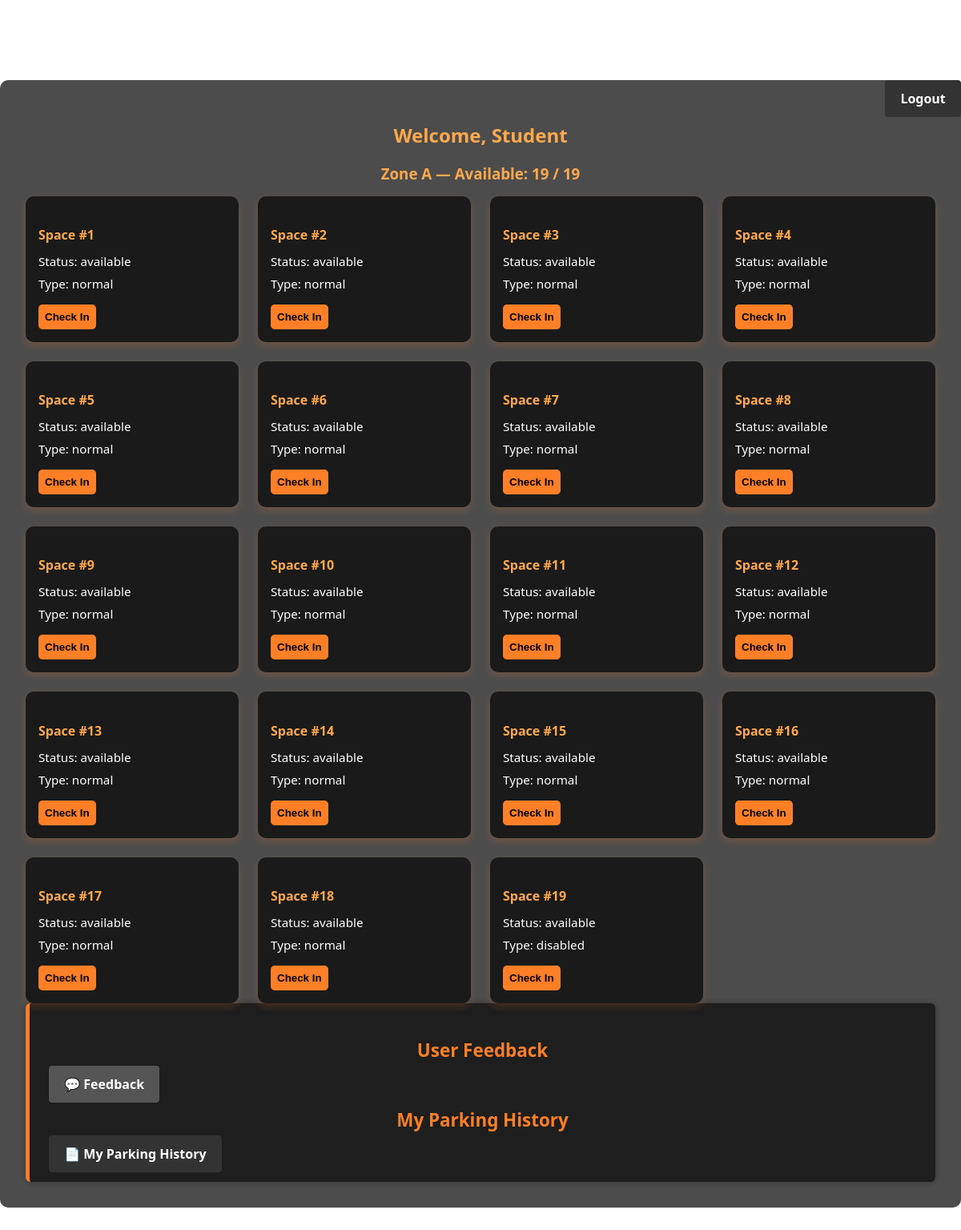
/student_dashboard.php (signed in), run on the app's committed database.
### tables this page shows
CREATE TABLE `zone` (
  `zoneID` char(1) NOT NULL,
  `zoneName` varchar(50) NOT NULL,
  `capacity` int(11) NOT NULL,
  `availableSpace` int(11) NOT NULL,
  `Role` enum('student','staff','visitor') NOT NULL
);

CREATE TABLE `parkingspace` (
  `spaceID` int(11) NOT NULL,
  `zoneID` char(1) DEFAULT NULL,
  `status` enum('available','occupied') DEFAULT 'available',
  `type` varchar(50) DEFAULT NULL,
  `userID` int(11) DEFAULT NULL
);

### student_dashboard.php (the view, shortened to what this page needs)
<?php
require_once "includes/db_connect.php";
$role = $_SESSION["role"];
$zoneStmt = $conn->prepare("SELECT * FROM Zone WHERE role = ?");
$zoneStmt->bind_param("s", $role);
$zoneStmt->execute();
$zoneResult = $zoneStmt->get_result();
$zone = $zoneResult->fetch_assoc();
$availableStmt = $conn->prepare("SELECT COUNT(*) AS availableCount FROM ParkingSpace WHERE zoneID = ? AND status = 'available'");
$availableStmt->bind_param("i", $zone["zoneID"]);
$availableStmt->execute();
$availableResult = $availableStmt->get_result();
$availableCount = $availableResult->fetch_assoc()["availableCount"];
$spaceStmt = $conn->prepare("SELECT * FROM ParkingSpace WHERE zoneID = ?");
$spaceStmt->bind_param("i", $zone["zoneID"]);
$spaceStmt->execute();
$spaces = $spaceStmt->get_result();
?>
<!DOCTYPE html>
<html lang="en">
<head>
    <a href="logout.php" class="btn danger" style="float:right;">Logout</a>
    <link rel="stylesheet" href="css/availability.css">
</head>
<body>
<div class="dashboard-container">
    <h2>Welcome, Student</h2>
   <h3><?= htmlspecialchars($zone["zoneName"]) ?> — Available: <?= $availableCount ?> / <?= $zone["capacity"] ?></h3>
    <div class="tile-grid">
        <?php while ($space = $spaces->fetch_assoc()): ?>
            <div class="tile">
                <h4>Space #<?= htmlspecialchars($space["spaceID"]) ?></h4>
                <p>Status: <?= htmlspecialchars($space["status"]) ?></p>
                <p>Type: <?= htmlspecialchars($space["type"]) ?></p>
                <?php if ($space["status"] === "available"): ?>
                    <form method="post">
                        <button type="submit" class="btn">Check In</button>
                    </form>
                <?php else: ?>
                    <p style="color: #ccc;">Occupied</p>
                <?php endif; ?>
            </div>
        <?php endwhile; ?>
    </div>
      <section class="dashboard-section">
        <h2>User Feedback</h2>
        <a href="feedback.php" class="btn feedback-btn">💬 Feedback</a>
        <h2>My Parking History</h2>
        <a href="user_report.php" class="btn">📄 My Parking History</a>
    </section>
</div>
</body>
</html>

### css/availability.css (style rules this page uses)
body { margin: 0; font-family: 'Segoe UI', Tahoma, Geneva, Verdana, sans-serif; background: url('../images/background.jpg') no-repeat center center fixed; background-size: cover; color: #fff; min-height: 100vh; }
.dashboard-container { max-width: 1200px; margin: 100px auto; background-color: rgba(0, 0, 0, 0.7); padding: 2rem; border-radius: 10px; }
.dashboard-container h2, .dashboard-container h3 { text-align: center; color: #ffa94d; margin-bottom: 1rem; }
.tile-grid { display: grid; grid-template-columns: repeat(auto-fill, minmax(220px, 1fr)); gap: 1.5rem; margin-top: 1rem; }
.tile { background-color: #1a1a1a; border-radius: 10px; padding: 1rem; box-shadow: 0 4px 10px rgba(255, 127, 39, 0.2); display: flex; flex-direction: column; justify-content: space-between; transition: transform 0.2s; }
.tile h4 { color: #ffa94d; margin-bottom: 0.5rem; }
.tile p { margin: 0.25rem 0; font-size: 0.95rem; }
.tile .btn { margin-top: 0.75rem; padding: 0.5rem; background-color: #ff7f27; color: #000; border: none; border-radius: 5px; font-weight: bold; cursor: pointer; transition: background 0.3s; }
.dashboard-section { background-color: #1e1e1e; padding: 1.5rem; border-left: 5px solid #ff7f27; border-radius: 6px; box-shadow: 0 0 10px rgba(0,0,0,0.3); }
.dashboard-section h2 { color: #ff7f27; margin-bottom: 1rem; font-size: 1.4rem; }
.btn { background-color: #333; color: #fff; padding: 0.75rem 1.2rem; border-radius: 4px; font-weight: bold; text-decoration: none; transition: 0.3s ease; }
.feedback-btn { background-color: #555; }

### data on the page
zone: zoneName "Zone A", capacity "19"
parkingspace: spaceID "1", status "available", type "normal"
parkingspace: spaceID "2", status "available", type "normal"
parkingspace: spaceID "3", status "available", type "normal"
parkingspace: spaceID "4", status "available", type "normal"
parkingspace: spaceID "5", status "available", type "normal"
parkingspace: spaceID "6", status "available", type "normal"
parkingspace: spaceID "7", status "available", type "normal"
parkingspace: spaceID "8", status "available", type "normal"
parkingspace: spaceID "9", status "available", type "normal"
parkingspace: spaceID "10", status "available", type "normal"
parkingspace: spaceID "11", status "available", type "normal"
parkingspace: spaceID "12", status "available", type "normal"
parkingspace: spaceID "13", status "available", type "normal"
parkingspace: spaceID "14", status "available", type "normal"
parkingspace: spaceID "15", status "available", type "normal"
parkingspace: spaceID "16", status "available", type "normal"
parkingspace: spaceID "17", status "available", type "normal"
parkingspace: spaceID "18", status "available", type "normal"
parkingspace: spaceID "19", status "available", type "disabled"

### other printed values
$availableCount "19"
